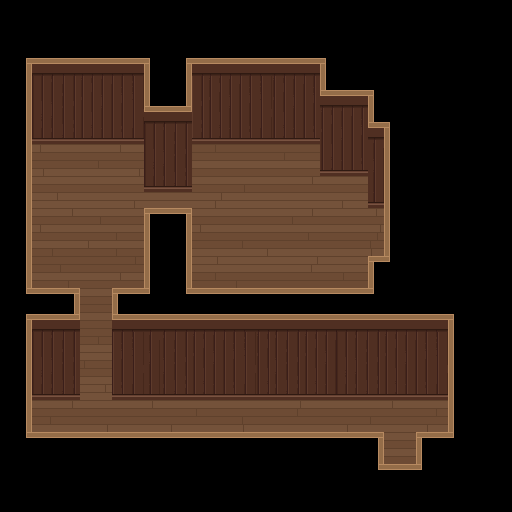

Rendered tile map (Tiled .tmx) drawn with the repository's tilesets; below, a short description and the full map source, tile grids included:
An orthogonal 32x32 tile map with 16x16 px tiles, 2 tile layers (background, foreground).

<map version="1.0" orientation="orthogonal" renderorder="right-down" width="32" height="32" tilewidth="16" tileheight="16" nextobjectid="2">
 <tileset firstgid="1" name="tiles" tilewidth="16" tileheight="16" tilecount="256" columns="16">
  <image source="../../../../images/tiles.png" width="256" height="256" />
  <tile id="0">
   <properties>
    <property name="solid" type="bool" value="true" />
   </properties>
  </tile>
  <tile id="1">
   <properties>
    <property name="solid" type="bool" value="true" />
   </properties>
  </tile>
  <tile id="2">
   <properties>
    <property name="solid" type="bool" value="true" />
   </properties>
  </tile>
  <tile id="3">
   <properties>
    <property name="solid" type="bool" value="false" />
   </properties>
  </tile>
  <tile id="4">
   <properties>
    <property name="solid" type="bool" value="false" />
   </properties>
  </tile>
  <tile id="5">
   <properties>
    <property name="id" value="coin" />
    <property name="solid" type="bool" value="false" />
   </properties>
  </tile>
  <tile id="8">
   <properties>
    <property name="solid" type="bool" value="true" />
   </properties>
  </tile>
  <tile id="9">
   <properties>
    <property name="solid" type="bool" value="true" />
   </properties>
  </tile>
  <tile id="10">
   <properties>
    <property name="solid" type="bool" value="true" />
   </properties>
  </tile>
  <tile id="11">
   <properties>
    <property name="id" value="floor" />
   </properties>
  </tile>
  <tile id="12">
   <properties>
    <property name="id" value="floor" />
   </properties>
  </tile>
  <tile id="13">
   <properties>
    <property name="id" value="floor" />
   </properties>
  </tile>
  <tile id="14">
   <properties>
    <property name="id" value="floor" />
   </properties>
  </tile>
  <tile id="16">
   <properties>
    <property name="solid" type="bool" value="true" />
   </properties>
  </tile>
  <tile id="17">
   <properties>
    <property name="solid" type="bool" value="true" />
   </properties>
  </tile>
  <tile id="18">
   <properties>
    <property name="solid" type="bool" value="true" />
   </properties>
  </tile>
  <tile id="19">
   <properties>
    <property name="solid" type="bool" value="true" />
   </properties>
  </tile>
  <tile id="20">
   <properties>
    <property name="solid" type="bool" value="true" />
   </properties>
  </tile>
  <tile id="21">
   <properties>
    <property name="solid" type="bool" value="false" />
   </properties>
  </tile>
  <tile id="24">
   <properties>
    <property name="solid" type="bool" value="true" />
   </properties>
  </tile>
  <tile id="26">
   <properties>
    <property name="solid" type="bool" value="true" />
   </properties>
  </tile>
  <tile id="27">
   <properties>
    <property name="id" value="floor" />
   </properties>
  </tile>
  <tile id="28">
   <properties>
    <property name="id" value="floor" />
   </properties>
  </tile>
  <tile id="29">
   <properties>
    <property name="id" value="floor" />
   </properties>
  </tile>
  <tile id="30">
   <properties>
    <property name="id" value="floor" />
   </properties>
  </tile>
  <tile id="32">
   <properties>
    <property name="solid" type="bool" value="true" />
   </properties>
  </tile>
  <tile id="33">
   <properties>
    <property name="solid" type="bool" value="false" />
   </properties>
  </tile>
  <tile id="34">
   <properties>
    <property name="solid" type="bool" value="true" />
   </properties>
  </tile>
  <tile id="35">
   <properties>
    <property name="id" value="exit" />
    <property name="sensor" type="bool" value="true" />
   </properties>
  </tile>
  <tile id="36">
   <properties>
    <property name="sensor" type="bool" value="true" />
   </properties>
  </tile>
  <tile id="37">
   <properties>
    <property name="solid" type="bool" value="false" />
   </properties>
  </tile>
  <tile id="40">
   <properties>
    <property name="solid" type="bool" value="true" />
   </properties>
  </tile>
  <tile id="41">
   <properties>
    <property name="solid" type="bool" value="true" />
   </properties>
  </tile>
  <tile id="42">
   <properties>
    <property name="solid" type="bool" value="true" />
   </properties>
  </tile>
  <tile id="43">
   <properties>
    <property name="id" value="floor" />
   </properties>
  </tile>
  <tile id="44">
   <properties>
    <property name="id" value="floor" />
   </properties>
  </tile>
  <tile id="45">
   <properties>
    <property name="id" value="floor" />
   </properties>
  </tile>
  <tile id="46">
   <properties>
    <property name="id" value="floor" />
   </properties>
  </tile>
  <tile id="48">
   <properties>
    <property name="id" value="solid_block" />
    <property name="solid" type="bool" value="true" />
   </properties>
  </tile>
  <tile id="59">
   <properties>
    <property name="id" value="floor" />
   </properties>
  </tile>
  <tile id="60">
   <properties>
    <property name="id" value="floor" />
   </properties>
  </tile>
  <tile id="61">
   <properties>
    <property name="id" value="floor" />
   </properties>
  </tile>
  <tile id="62">
   <properties>
    <property name="id" value="floor" />
   </properties>
  </tile>
  <tile id="64">
   <properties>
    <property name="id" value="wall" />
    <property name="solid" type="bool" value="true" />
   </properties>
  </tile>
  <tile id="65">
   <properties>
    <property name="id" value="wall" />
    <property name="solid" type="bool" value="true" />
   </properties>
  </tile>
  <tile id="66">
   <properties>
    <property name="id" value="wall" />
    <property name="solid" type="bool" value="true" />
   </properties>
  </tile>
  <tile id="67">
   <properties>
    <property name="id" value="wall" />
    <property name="solid" type="bool" value="true" />
   </properties>
  </tile>
  <tile id="68">
   <properties>
    <property name="id" value="wall" />
    <property name="solid" type="bool" value="true" />
   </properties>
  </tile>
  <tile id="69">
   <properties>
    <property name="id" value="wall" />
    <property name="solid" type="bool" value="true" />
   </properties>
  </tile>
  <tile id="70">
   <properties>
    <property name="id" value="wall" />
    <property name="solid" type="bool" value="true" />
   </properties>
  </tile>
  <tile id="72">
   <properties>
    <property name="id" value="bed" />
    <property name="solid" type="bool" value="true" />
   </properties>
  </tile>
  <tile id="73">
   <properties>
    <property name="solid" type="bool" value="true" />
   </properties>
  </tile>
  <tile id="74">
   <properties>
    <property name="solid" type="bool" value="true" />
   </properties>
  </tile>
  <tile id="80">
   <properties>
    <property name="id" value="wall" />
    <property name="solid" type="bool" value="true" />
   </properties>
  </tile>
  <tile id="81">
   <properties>
    <property name="id" value="wall" />
    <property name="solid" type="bool" value="true" />
   </properties>
  </tile>
  <tile id="82">
   <properties>
    <property name="id" value="wall" />
    <property name="solid" type="bool" value="true" />
   </properties>
  </tile>
  <tile id="83">
   <properties>
    <property name="id" value="wall" />
    <property name="solid" type="bool" value="true" />
   </properties>
  </tile>
  <tile id="84">
   <properties>
    <property name="id" value="wall" />
    <property name="solid" type="bool" value="true" />
   </properties>
  </tile>
  <tile id="85">
   <properties>
    <property name="id" value="wall" />
    <property name="solid" type="bool" value="true" />
   </properties>
  </tile>
  <tile id="86">
   <properties>
    <property name="id" value="wall" />
    <property name="solid" type="bool" value="true" />
   </properties>
  </tile>
  <tile id="88">
   <properties>
    <property name="solid" type="bool" value="true" />
   </properties>
  </tile>
  <tile id="89">
   <properties>
    <property name="solid" type="bool" value="true" />
   </properties>
  </tile>
  <tile id="90">
   <properties>
    <property name="solid" type="bool" value="true" />
   </properties>
  </tile>
  <tile id="96">
   <properties>
    <property name="id" value="wall" />
    <property name="solid" type="bool" value="true" />
   </properties>
  </tile>
  <tile id="97">
   <properties>
    <property name="id" value="wall" />
    <property name="solid" type="bool" value="true" />
   </properties>
  </tile>
  <tile id="98">
   <properties>
    <property name="id" value="wall" />
    <property name="solid" type="bool" value="true" />
   </properties>
  </tile>
  <tile id="99">
   <properties>
    <property name="id" value="wall" />
    <property name="solid" type="bool" value="true" />
   </properties>
  </tile>
  <tile id="100">
   <properties>
    <property name="id" value="wall" />
    <property name="solid" type="bool" value="true" />
   </properties>
  </tile>
  <tile id="101">
   <properties>
    <property name="id" value="wall" />
    <property name="solid" type="bool" value="true" />
   </properties>
  </tile>
  <tile id="102">
   <properties>
    <property name="id" value="wall" />
    <property name="solid" type="bool" value="true" />
   </properties>
  </tile>
  <tile id="104">
   <properties>
    <property name="solid" type="bool" value="true" />
   </properties>
  </tile>
  <tile id="105">
   <properties>
    <property name="solid" type="bool" value="true" />
   </properties>
  </tile>
  <tile id="106">
   <properties>
    <property name="solid" type="bool" value="true" />
   </properties>
  </tile>
  <tile id="112">
   <properties>
    <property name="id" value="wall" />
    <property name="solid" type="bool" value="true" />
   </properties>
  </tile>
  <tile id="113">
   <properties>
    <property name="id" value="wall" />
    <property name="solid" type="bool" value="true" />
   </properties>
  </tile>
  <tile id="114">
   <properties>
    <property name="id" value="wall" />
    <property name="solid" type="bool" value="true" />
   </properties>
  </tile>
  <tile id="115">
   <properties>
    <property name="id" value="wall" />
    <property name="solid" type="bool" value="true" />
   </properties>
  </tile>
  <tile id="116">
   <properties>
    <property name="id" value="wall" />
    <property name="solid" type="bool" value="true" />
   </properties>
  </tile>
  <tile id="117">
   <properties>
    <property name="id" value="wall" />
    <property name="solid" type="bool" value="true" />
   </properties>
  </tile>
  <tile id="118">
   <properties>
    <property name="id" value="wall" />
    <property name="solid" type="bool" value="true" />
   </properties>
  </tile>
  <tile id="120">
   <properties>
    <property name="solid" type="bool" value="true" />
   </properties>
  </tile>
  <tile id="121">
   <properties>
    <property name="solid" type="bool" value="true" />
   </properties>
  </tile>
  <tile id="122">
   <properties>
    <property name="solid" type="bool" value="true" />
   </properties>
  </tile>
  <tile id="128">
   <properties>
    <property name="id" value="wall" />
    <property name="solid" type="bool" value="true" />
   </properties>
  </tile>
  <tile id="129">
   <properties>
    <property name="id" value="wall" />
    <property name="solid" type="bool" value="true" />
   </properties>
  </tile>
  <tile id="130">
   <properties>
    <property name="id" value="wall" />
    <property name="solid" type="bool" value="true" />
   </properties>
  </tile>
  <tile id="131">
   <properties>
    <property name="id" value="wall" />
    <property name="solid" type="bool" value="true" />
   </properties>
  </tile>
  <tile id="132">
   <properties>
    <property name="id" value="wall" />
    <property name="solid" type="bool" value="true" />
   </properties>
  </tile>
  <tile id="133">
   <properties>
    <property name="id" value="wall" />
    <property name="solid" type="bool" value="true" />
   </properties>
  </tile>
  <tile id="134">
   <properties>
    <property name="id" value="wall" />
    <property name="solid" type="bool" value="true" />
   </properties>
  </tile>
  <tile id="136">
   <properties>
    <property name="solid" type="bool" value="true" />
   </properties>
  </tile>
  <tile id="137">
   <properties>
    <property name="solid" type="bool" value="true" />
   </properties>
  </tile>
  <tile id="138">
   <properties>
    <property name="solid" type="bool" value="true" />
   </properties>
  </tile>
  <tile id="144">
   <properties>
    <property name="solid" type="bool" value="true" />
   </properties>
  </tile>
  <tile id="145">
   <properties>
    <property name="solid" type="bool" value="true" />
   </properties>
  </tile>
  <tile id="146">
   <properties>
    <property name="solid" type="bool" value="true" />
   </properties>
  </tile>
  <tile id="147">
   <properties>
    <property name="solid" type="bool" value="true" />
   </properties>
  </tile>
  <tile id="148">
   <properties>
    <property name="solid" type="bool" value="true" />
   </properties>
  </tile>
  <tile id="149">
   <properties>
    <property name="solid" type="bool" value="true" />
   </properties>
  </tile>
  <tile id="150">
   <properties>
    <property name="solid" type="bool" value="true" />
   </properties>
  </tile>
  <tile id="152">
   <properties>
    <property name="solid" type="bool" value="true" />
   </properties>
  </tile>
  <tile id="153">
   <properties>
    <property name="solid" type="bool" value="true" />
   </properties>
  </tile>
  <tile id="154">
   <properties>
    <property name="solid" type="bool" value="true" />
   </properties>
  </tile>
  <tile id="160">
   <properties>
    <property name="solid" type="bool" value="true" />
   </properties>
  </tile>
  <tile id="161">
   <properties>
    <property name="solid" type="bool" value="true" />
   </properties>
  </tile>
  <tile id="162">
   <properties>
    <property name="solid" type="bool" value="true" />
   </properties>
  </tile>
  <tile id="163">
   <properties>
    <property name="solid" type="bool" value="true" />
   </properties>
  </tile>
  <tile id="164">
   <properties>
    <property name="solid" type="bool" value="true" />
   </properties>
  </tile>
  <tile id="165">
   <properties>
    <property name="solid" type="bool" value="true" />
   </properties>
  </tile>
  <tile id="166">
   <properties>
    <property name="solid" type="bool" value="true" />
   </properties>
  </tile>
  <tile id="168">
   <properties>
    <property name="solid" type="bool" value="true" />
   </properties>
  </tile>
  <tile id="169">
   <properties>
    <property name="solid" type="bool" value="true" />
   </properties>
  </tile>
  <tile id="170">
   <properties>
    <property name="solid" type="bool" value="true" />
   </properties>
  </tile>
 </tileset>
 <layer name="background" width="32" height="32">
  <data encoding="csv">
0,0,0,0,0,0,0,0,0,0,0,0,0,0,0,0,0,0,0,0,0,0,0,0,0,0,0,0,0,0,0,0,
0,0,0,0,0,0,0,0,0,0,0,0,0,0,0,0,0,0,0,0,0,0,0,0,0,0,0,0,0,0,0,0,
0,0,0,0,0,0,0,0,0,0,0,0,0,0,0,0,0,0,0,0,0,0,0,0,0,0,0,0,0,0,0,0,
0,0,0,0,0,0,0,0,0,0,0,0,0,0,0,0,0,0,0,0,0,0,0,0,0,0,0,0,0,0,0,0,
0,0,65,66,67,68,69,70,71,0,0,0,67,68,69,70,71,68,69,70,0,0,0,0,0,0,0,0,0,0,0,0,
0,0,81,82,83,84,85,86,87,0,0,0,83,84,85,86,87,84,85,86,0,0,0,0,0,0,0,0,0,0,0,0,
0,0,97,98,99,100,101,102,103,0,0,0,99,100,101,102,103,100,101,102,68,69,70,0,0,0,0,0,0,0,0,0,
0,0,113,114,115,116,117,118,119,65,66,67,115,116,117,118,119,116,117,118,84,85,86,0,0,0,0,0,0,0,0,0,
0,0,129,130,131,132,133,134,135,81,82,83,131,132,133,134,135,132,133,134,100,101,102,69,0,0,0,0,0,0,0,0,
0,0,13,12,12,12,12,13,12,97,98,99,60,61,60,60,60,62,60,60,116,117,118,85,0,0,0,0,0,0,0,0,
0,0,30,28,28,28,29,28,30,113,114,115,12,12,12,12,12,12,12,12,132,133,134,101,0,0,0,0,0,0,0,0,
0,0,12,12,12,12,12,12,12,129,130,131,12,12,12,14,12,12,12,13,12,12,12,117,0,0,0,0,0,0,0,0,
0,0,44,45,44,44,44,44,46,44,44,44,44,47,44,44,44,44,44,44,44,46,44,133,0,0,0,0,0,0,0,0,
0,0,12,12,13,12,14,12,12,0,0,0,12,12,12,12,12,12,14,13,12,12,12,13,0,0,0,0,0,0,0,0,
0,0,13,12,12,12,12,14,12,0,0,0,13,12,12,12,12,12,12,14,12,12,12,15,0,0,0,0,0,0,0,0,
0,0,12,14,12,13,12,14,12,0,0,0,28,28,28,29,30,28,28,28,28,28,28,31,0,0,0,0,0,0,0,0,
0,0,60,62,60,60,60,60,61,0,0,0,44,45,44,44,44,44,44,47,44,44,44,0,0,0,0,0,0,0,0,0,
0,0,12,12,14,12,12,13,12,0,0,0,60,61,62,60,60,60,60,60,60,61,60,0,0,0,0,0,0,0,0,0,
0,0,0,0,0,12,12,0,0,0,0,0,0,0,0,0,0,0,0,0,0,0,0,0,0,0,0,0,0,0,0,0,
0,0,0,0,0,28,28,0,0,0,0,0,0,0,0,0,0,0,0,0,0,0,0,0,0,0,0,0,0,0,0,0,
0,0,65,66,67,60,60,70,71,69,66,67,68,69,70,71,68,66,67,68,69,65,66,67,68,69,70,71,0,0,0,0,
0,0,81,82,83,28,29,86,87,85,82,83,84,85,86,87,84,82,83,84,85,81,82,83,84,85,86,87,0,0,0,0,
0,0,97,98,99,14,12,102,103,101,98,99,100,101,102,103,100,98,99,100,101,97,98,99,100,101,102,103,0,0,0,0,
0,0,113,114,115,28,28,118,119,117,114,115,116,117,118,119,116,114,115,116,117,113,114,115,116,117,118,119,0,0,0,0,
0,0,129,130,131,44,45,134,135,133,130,131,132,133,134,135,132,130,131,132,133,129,130,131,132,133,134,135,0,0,0,0,
0,0,12,12,13,12,12,12,12,13,12,12,14,12,12,12,12,12,15,12,12,12,12,12,13,12,12,14,0,0,0,0,
0,0,28,29,28,28,30,28,28,28,30,28,28,28,28,31,28,28,28,28,28,30,28,29,28,28,30,28,0,0,0,0,
0,0,0,0,0,0,0,0,0,0,0,0,0,0,0,0,0,0,0,0,0,0,0,0,12,12,0,0,0,0,0,0,
0,0,0,0,0,0,0,0,0,0,0,0,0,0,0,0,0,0,0,0,0,0,0,0,12,12,0,0,0,0,0,0,
0,0,0,0,0,0,0,0,0,0,0,0,0,0,0,0,0,0,0,0,0,0,0,0,0,0,0,0,0,0,0,0,
0,0,0,0,0,0,0,0,0,0,0,0,0,0,0,0,0,0,0,0,0,0,0,0,0,0,0,0,0,0,0,0,
0,0,0,0,0,0,0,0,0,0,0,0,0,0,0,0,0,0,0,0,0,0,0,0,0,0,0,0,0,0,0,0
</data>
 </layer>
 <layer name="foreground" width="32" height="32">
  <data encoding="csv">
0,0,0,0,0,0,0,0,0,0,0,0,0,0,0,0,0,0,0,0,0,0,0,0,0,0,0,0,0,0,0,0,
0,0,0,0,0,0,0,0,0,0,0,0,0,0,0,0,0,0,0,0,0,0,0,0,0,0,0,0,0,0,0,0,
0,0,0,0,0,0,0,0,0,0,0,0,0,0,0,0,0,0,0,0,0,0,0,0,0,0,0,0,0,0,0,0,
0,1,2,2,2,2,2,2,2,3,0,1,2,2,2,2,2,2,2,2,3,0,0,0,0,0,0,0,0,0,0,0,
0,17,0,0,0,0,0,0,0,19,0,17,0,0,0,0,0,0,0,0,19,0,0,0,0,0,0,0,0,0,0,0,
0,17,0,0,0,0,0,0,0,19,0,17,0,0,0,0,0,0,0,0,20,2,2,3,0,0,0,0,0,0,0,0,
0,17,0,0,0,0,0,0,0,20,2,21,0,0,0,0,0,0,0,0,0,0,0,19,0,0,0,0,0,0,0,0,
0,17,0,0,0,0,0,0,0,0,0,0,0,0,0,0,0,0,0,0,0,0,0,20,3,0,0,0,0,0,0,0,
0,17,0,0,0,0,0,0,0,0,0,0,0,0,0,0,0,0,0,0,0,0,0,0,19,0,0,0,0,0,0,0,
0,17,0,0,0,0,0,0,0,0,0,0,0,0,0,0,0,0,0,0,0,0,0,0,19,0,0,0,0,0,0,0,
0,17,0,0,0,0,0,0,0,0,0,0,0,0,0,0,0,0,0,0,0,0,0,0,19,0,0,0,0,0,0,0,
0,17,0,0,0,0,0,0,0,0,0,0,0,0,0,0,0,0,0,0,0,0,0,0,19,0,0,0,0,0,0,0,
0,17,0,0,0,0,0,0,0,0,0,0,0,0,0,0,0,0,0,0,0,0,0,0,19,0,0,0,0,0,0,0,
0,17,0,0,0,0,0,0,0,4,34,5,0,0,0,0,0,0,0,0,0,0,0,0,19,0,0,0,0,0,0,0,
0,17,0,0,0,0,0,0,0,19,0,17,0,0,0,0,0,0,0,0,0,0,0,0,19,0,0,0,0,0,0,0,
0,17,0,0,0,0,0,0,0,19,0,17,0,0,0,0,0,0,0,0,0,0,0,0,19,0,0,0,0,0,0,0,
0,17,0,0,0,0,0,0,0,19,0,17,0,0,0,0,0,0,0,0,0,0,0,4,35,0,0,0,0,0,0,0,
0,17,0,0,0,0,0,0,0,19,0,17,0,0,0,0,0,0,0,0,0,0,0,19,0,0,0,0,0,0,0,0,
0,33,34,34,5,0,0,4,34,35,0,33,34,34,34,34,34,34,34,34,34,34,34,35,0,0,0,0,0,0,0,0,
0,1,2,2,21,0,0,20,2,2,2,2,2,2,2,2,2,2,2,2,2,2,2,2,2,2,2,2,3,0,0,0,
0,17,0,0,0,0,0,0,0,0,0,0,0,0,0,0,0,0,0,0,0,0,0,0,0,0,0,0,19,0,0,0,
0,17,0,0,0,0,0,0,0,0,0,0,0,0,0,0,0,0,0,0,0,0,0,0,0,0,0,0,19,0,0,0,
0,17,0,0,0,0,0,0,0,0,0,0,0,0,0,0,0,0,0,0,0,0,0,0,0,0,0,0,19,0,0,0,
0,17,0,0,0,0,0,0,0,0,0,0,0,0,0,0,0,0,0,0,0,0,0,0,0,0,0,0,19,0,0,0,
0,17,0,0,0,0,0,0,0,0,0,0,0,0,0,0,0,0,0,0,0,0,0,0,0,0,0,0,19,0,0,0,
0,17,0,0,0,0,0,0,0,0,0,0,0,0,0,0,0,0,0,0,0,0,0,0,0,0,0,0,19,0,0,0,
0,17,0,0,0,0,0,0,0,0,0,0,0,0,0,0,0,0,0,0,0,0,0,0,0,0,0,0,19,0,0,0,
0,33,34,34,34,34,34,34,34,34,34,34,34,34,34,34,34,34,34,34,34,34,34,5,0,0,4,34,35,0,0,0,
0,0,0,0,0,0,0,0,0,0,0,0,0,0,0,0,0,0,0,0,0,0,0,17,0,0,19,0,0,0,0,0,
0,0,0,0,0,0,0,0,0,0,0,0,0,0,0,0,0,0,0,0,0,0,0,33,34,34,35,0,0,0,0,0,
0,0,0,0,0,0,0,0,0,0,0,0,0,0,0,0,0,0,0,0,0,0,0,0,0,0,0,0,0,0,0,0,
0,0,0,0,0,0,0,0,0,0,0,0,0,0,0,0,0,0,0,0,0,0,0,0,0,0,0,0,0,0,0,0
</data>
 </layer>
</map>
